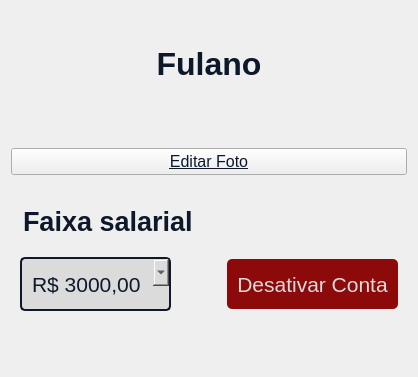
              <widget class="QFrame" name="frame_11">
               <property name="sizePolicy">
                <sizepolicy hsizetype="Minimum" vsizetype="Preferred">
                 <horstretch>0</horstretch>
                 <verstretch>0</verstretch>
                </sizepolicy>
               </property>
               <property name="styleSheet">
                <string notr="true"/>
               </property>
               <property name="frameShape">
                <enum>QFrame::NoFrame</enum>
               </property>
               <property name="frameShadow">
                <enum>QFrame::Raised</enum>
               </property>
               <layout class="QVBoxLayout" name="verticalLayout_5">
                <item>
                 <spacer name="verticalSpacer_3">
                  <property name="orientation">
                   <enum>Qt::Vertical</enum>
                  </property>
                  <property name="sizeType">
                   <enum>QSizePolicy::Maximum</enum>
                  </property>
                  <property name="sizeHint" stdset="0">
                   <size>
                    <width>20</width>
                    <height>30</height>
                   </size>
                  </property>
                 </spacer>
                </item>
                <item>
                 <widget class="QLabel" name="lbl_nome">
                  <property name="sizePolicy">
                   <sizepolicy hsizetype="Minimum" vsizetype="Maximum">
                    <horstretch>0</horstretch>
                    <verstretch>0</verstretch>
                   </sizepolicy>
                  </property>
                  <property name="font">
                   <font>
                    <pointsize>24</pointsize>
                    <weight>75</weight>
                    <bold>true</bold>
                   </font>
                  </property>
                  <property name="styleSheet">
                   <string notr="true">color: #0D192B;
margin-top: 5px;</string>
                  </property>
                  <property name="text">
                   <string>Fulano</string>
                  </property>
                  <property name="alignment">
                   <set>Qt::AlignCenter</set>
                  </property>
                 </widget>
                </item>
                <item>
                 <spacer name="verticalSpacer_5">
                  <property name="orientation">
                   <enum>Qt::Vertical</enum>
                  </property>
                  <property name="sizeType">
                   <enum>QSizePolicy::Maximum</enum>
                  </property>
                  <property name="sizeHint" stdset="0">
                   <size>
                    <width>20</width>
                    <height>40</height>
                   </size>
                  </property>
                 </spacer>
                </item>
                <item>
                 <widget class="QLabel" name="lbl_foto">
                  <property name="sizePolicy">
                   <sizepolicy hsizetype="Preferred" vsizetype="Maximum">
                    <horstretch>0</horstretch>
                    <verstretch>0</verstretch>
                   </sizepolicy>
                  </property>
                  <property name="styleSheet">
                   <string notr="true">color: #0D192B;</string>
                  </property>
                  <property name="text">
                   <string>&lt;html&gt;&lt;head/&gt;&lt;body&gt;&lt;p align=&quot;center&quot;&gt;&lt;img src=&quot;:/icons/user.png&quot;/&gt;&lt;/p&gt;&lt;/body&gt;&lt;/html&gt;</string>
                  </property>
                  <property name="scaledContents">
                   <bool>true</bool>
                  </property>
                  <property name="alignment">
                   <set>Qt::AlignCenter</set>
                  </property>
                 </widget>
                </item>
                <item>
                 <widget class="QPushButton" name="btn_editar_foto">
                  <property name="sizePolicy">
                   <sizepolicy hsizetype="Minimum" vsizetype="Maximum">
                    <horstretch>0</horstretch>
                    <verstretch>0</verstretch>
                   </sizepolicy>
                  </property>
                  <property name="font">
                   <font>
                    <pointsize>12</pointsize>
                    <underline>true</underline>
                   </font>
                  </property>
                  <property name="styleSheet">
                   <string notr="true">color: #0D192B;</string>
                  </property>
                  <property name="text">
                   <string>Editar Foto</string>
                  </property>
                 </widget>
                </item>
                <item>
                 <spacer name="verticalSpacer_4">
                  <property name="orientation">
                   <enum>Qt::Vertical</enum>
                  </property>
                  <property name="sizeType">
                   <enum>QSizePolicy::Maximum</enum>
                  </property>
                  <property name="sizeHint" stdset="0">
                   <size>
                    <width>20</width>
                    <height>25</height>
                   </size>
                  </property>
                 </spacer>
                </item>
                <item>
                 <widget class="QLabel" name="lbl_salario">
                  <property name="sizePolicy">
                   <sizepolicy hsizetype="Preferred" vsizetype="Maximum">
                    <horstretch>0</horstretch>
                    <verstretch>0</verstretch>
                   </sizepolicy>
                  </property>
                  <property name="font">
                   <font>
                    <pointsize>20</pointsize>
                    <weight>75</weight>
                    <bold>true</bold>
                   </font>
                  </property>
                  <property name="styleSheet">
                   <string notr="true">margin-left: 5px;
margin-bottom: 5px;
color: #0D192B;</string>
                  </property>
                  <property name="text">
                   <string>Faixa salarial</string>
                  </property>
                 </widget>
                </item>
                <item>
                 <widget class="QFrame" name="frame_7">
                  <property name="sizePolicy">
                   <sizepolicy hsizetype="Preferred" vsizetype="Maximum">
                    <horstretch>0</horstretch>
                    <verstretch>0</verstretch>
                   </sizepolicy>
                  </property>
                  <property name="styleSheet">
                   <string notr="true">margin-bottom: 23px;</string>
                  </property>
                  <property name="frameShape">
                   <enum>QFrame::NoFrame</enum>
                  </property>
                  <property name="frameShadow">
                   <enum>QFrame::Raised</enum>
                  </property>
                  <layout class="QHBoxLayout" name="horizontalLayout_11">
                   <item>
                    <widget class="QComboBox" name="cmbox_salario">
                     <property name="sizePolicy">
                      <sizepolicy hsizetype="Preferred" vsizetype="Maximum">
                       <horstretch>0</horstretch>
                       <verstretch>0</verstretch>
                      </sizepolicy>
                     </property>
                     <property name="font">
                      <font>
                       <pointsize>16</pointsize>
                      </font>
                     </property>
                     <property name="styleSheet">
                      <string notr="true">QComboBox {
    background-color: rgb(219, 219, 219);
    color: rgb(13, 25, 43);
    padding: 5px 10px;
    border-radius: 5px;
	border: 2px solid #0D192B;
    min-width: 80px;
    min-height: 40px;
}

/* Estilo da lista suspensa (popup de opções) */
QComboBox QAbstractItemView {
    background-color: white;
    color: rgb(13, 25, 43);
    min-width: 100px;  /* &lt;-- isso evita o corte */
	padding: 5px;
    border: 1px solid #999;
    selection-background-color: rgb(13, 25, 43);
    color: rgb(13, 25, 43);
}</string>
                     </property>
                     <item>
                      <property name="text">
                       <string>R$ 3000,00</string>
                      </property>
                     </item>
                     <item>
                      <property name="text">
                       <string>R$ 1600,00</string>
                      </property>
                     </item>
                    </widget>
                   </item>
                   <item>
                    <spacer name="horizontalSpacer_3">
                     <property name="orientation">
                      <enum>Qt::Horizontal</enum>
                     </property>
                     <property name="sizeType">
                      <enum>QSizePolicy::Maximum</enum>
                     </property>
                     <property name="sizeHint" stdset="0">
                      <size>
                       <width>50</width>
                       <height>0</height>
                      </size>
                     </property>
                    </spacer>
                   </item>
                   <item>
                    <widget class="QPushButton" name="btn_desativar_conta">
                     <property name="sizePolicy">
                      <sizepolicy hsizetype="Minimum" vsizetype="Maximum">
                       <horstretch>0</horstretch>
                       <verstretch>0</verstretch>
                      </sizepolicy>
                     </property>
                     <property name="font">
                      <font>
                       <pointsize>16</pointsize>
                      </font>
                     </property>
                     <property name="styleSheet">
                      <string notr="true">background-color: #8D0A0A;
color: #DBDBDB;
border-radius: 5px;
padding: 5px 10px;
min-width: 80px;
min-height: 40px;</string>
                     </property>
                     <property name="text">
                      <string>Desativar Conta</string>
                     </property>
                    </widget>
                   </item>
                  </layout>
                 </widget>
                </item>
               </layout>
              </widget>
